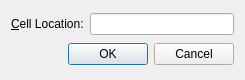
<?xml version="1.0" encoding="UTF-8"?>
<ui version="4.0">
 <class>GoToCellDialog</class>
 <widget class="QWidget" name="GoToCellDialog">
  <property name="geometry">
   <rect>
    <x>0</x>
    <y>0</y>
    <width>245</width>
    <height>80</height>
   </rect>
  </property>
  <property name="windowTitle">
   <string>Go to Cell</string>
  </property>
  <layout class="QVBoxLayout" name="verticalLayout">
   <item>
    <layout class="QHBoxLayout" name="horizontalLayout">
     <item>
      <widget class="QLabel" name="label">
       <property name="text">
        <string>&amp;Cell Location:</string>
       </property>
       <property name="buddy">
        <cstring>lineEdit</cstring>
       </property>
      </widget>
     </item>
     <item>
      <widget class="QLineEdit" name="lineEdit"/>
     </item>
    </layout>
   </item>
   <item>
    <widget class="QDialogButtonBox" name="buttonBox">
     <property name="standardButtons">
      <set>QDialogButtonBox::Cancel|QDialogButtonBox::Ok</set>
     </property>
    </widget>
   </item>
  </layout>
 </widget>
 <resources/>
 <connections/>
</ui>
